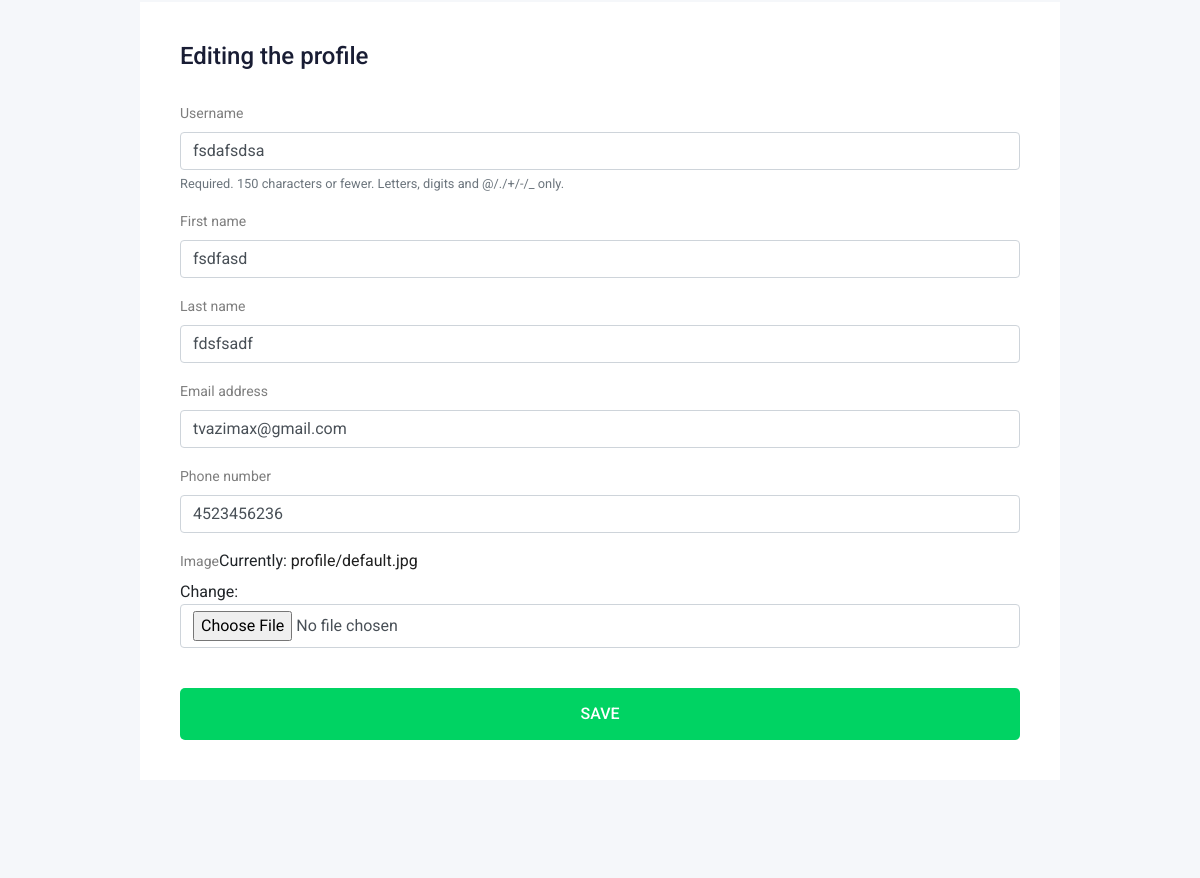
Before: /accounts/profile/2/edit/ (signed in, middle part) with the older database file.
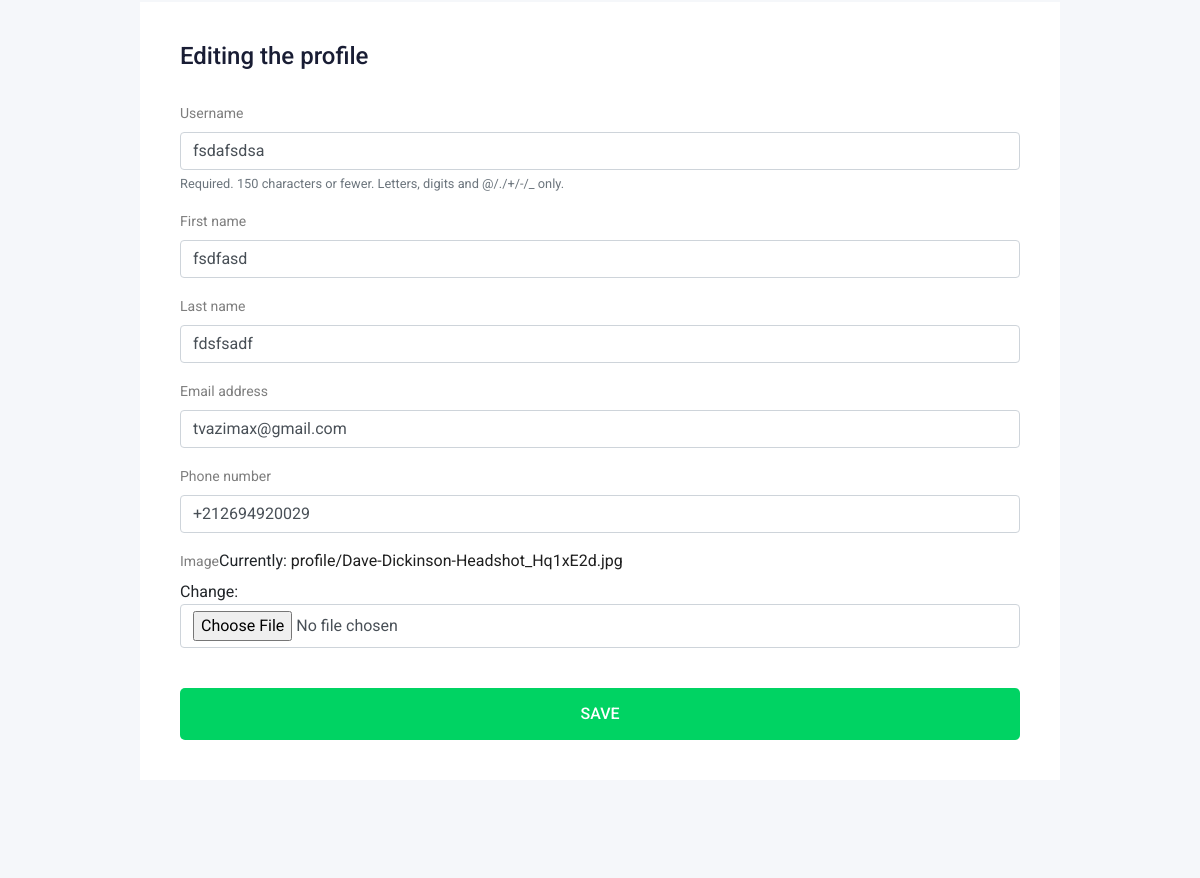
After: the same page with the newer database file.
### accounts/models.py (models this page shows, shortened)
class Profile(models.Model):
    user = models.OneToOneField(User,on_delete=models.CASCADE)
    featured = models.BooleanField(default=False)
    phone_number = models.CharField(max_length=20)
    image = models.ImageField(upload_to="profile/",default="profile/default.jpg")

### accounts/views.py (the view)
# urls.py: path('profile/<int:id>/edit/',profile_edit,name="profile_edit"),
@login_required
def profile_edit(request,id):
    profile = Profile.objects.get(user=id)
    if request.method == 'POST':
        u_form = UserForm(request.POST,instance=request.user)
        p_form = ProfileForm(request.POST,request.FILES,instance=profile)
        if u_form.is_valid() and p_form.is_valid():
            u_form.save()
            my_profile = p_form.save(commit=False)
            my_profile.user = request.user
            my_profile.save()
            return redirect(f'/accounts/profile/{profile.id}')
    else :
        u_form = UserForm(instance=request.user)
        p_form = ProfileForm(instance=profile)
    context = {
        'u_form' : u_form,
        'p_form' : p_form,
    }
    return render(request,'profile/profile_edit.html',context)

### accounts/forms.py
class UserForm(forms.ModelForm):
    class Meta:
        model = User
        fields = ['username','first_name','last_name','email']

class ProfileForm(forms.ModelForm):
    class Meta:
        model = Profile
        fields = ['phone_number','image']

### accounts/templates/profile/profile_edit.html (shortened to what this page needs)
{% extends 'base.html' %}
{% load bootstrap4 %}
{% block content %}
<div class="job_details_area">
    <div class="container">
        <div class="row">
            <div class="col-lg-10 mx-auto">
                <div class="apply_job_form white-bg">
                    <h4>Editing the profile</h4>
                    <form enctype="multipart/form-data" method="POST">
                        {% bootstrap_form u_form %}
                        {% bootstrap_form p_form %}
                        <br>
                        {% buttons %}
                            <button class="boxed-btn3 w-100" type="submit">SAVE</button>
                        {% endbuttons %}
                    </form>
                </div>
            </div>
        </div>
    </div>
</div>
{% endblock %}

Changed rows visible on the page:
changed Profile: phone_number "4523456236" → "+212694920029"
Other visible differences:
text no longer shown: "Phone number Image Currently: profile/default.jpg Change:"
text now shown: "Phone number Image Currently: profile/Dave-Dickinson-Headshot_Hq1xE2d.jpg Change:"
